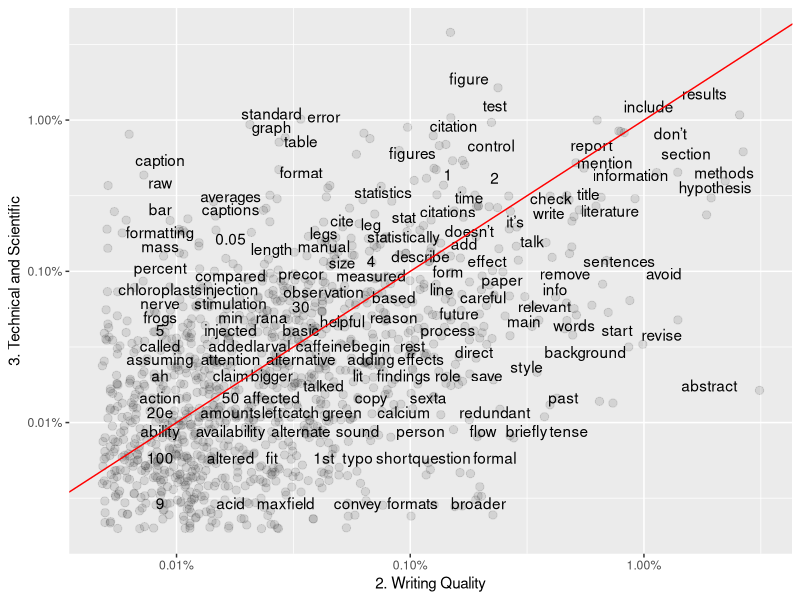
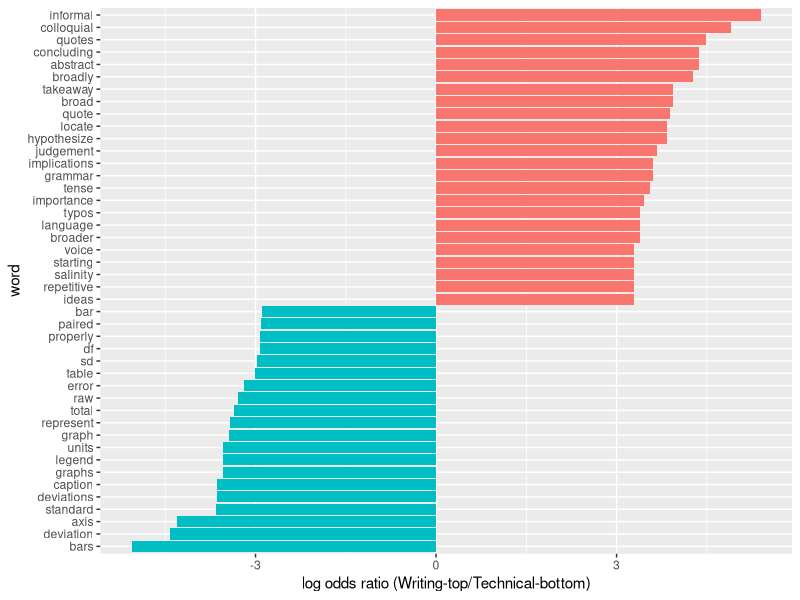
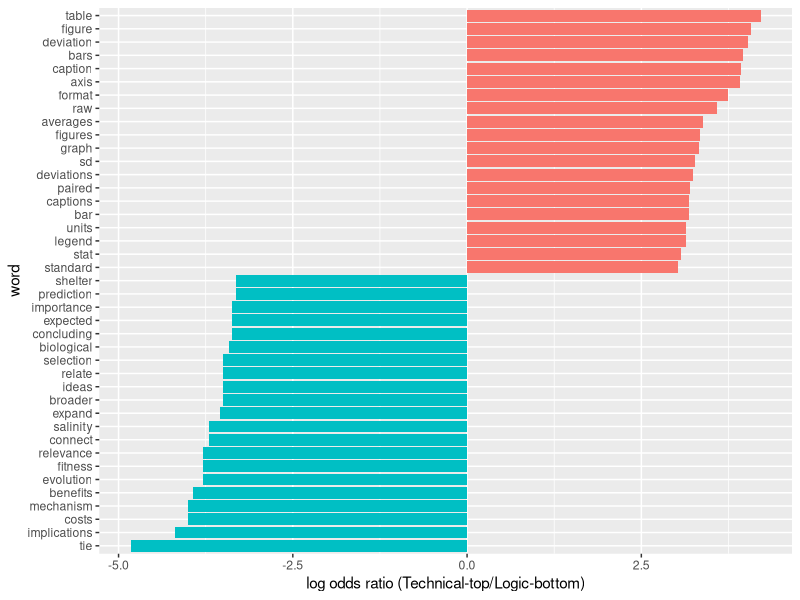
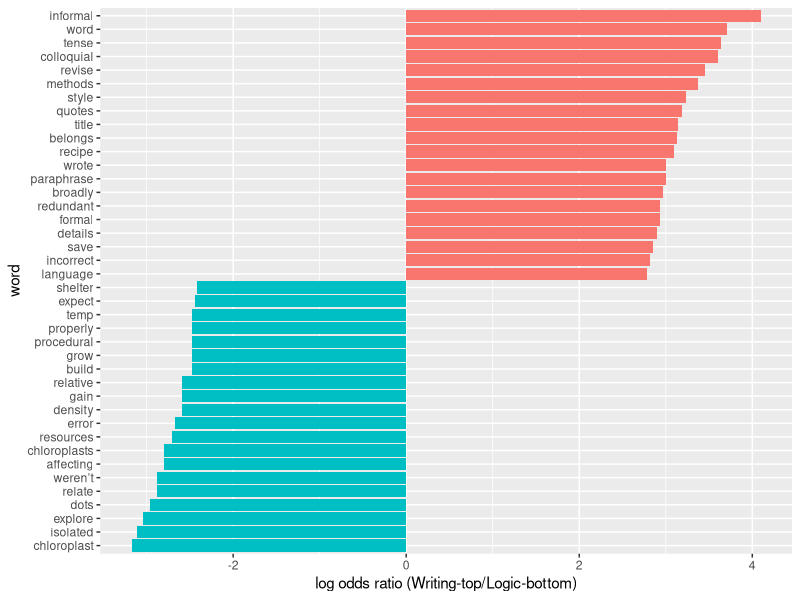
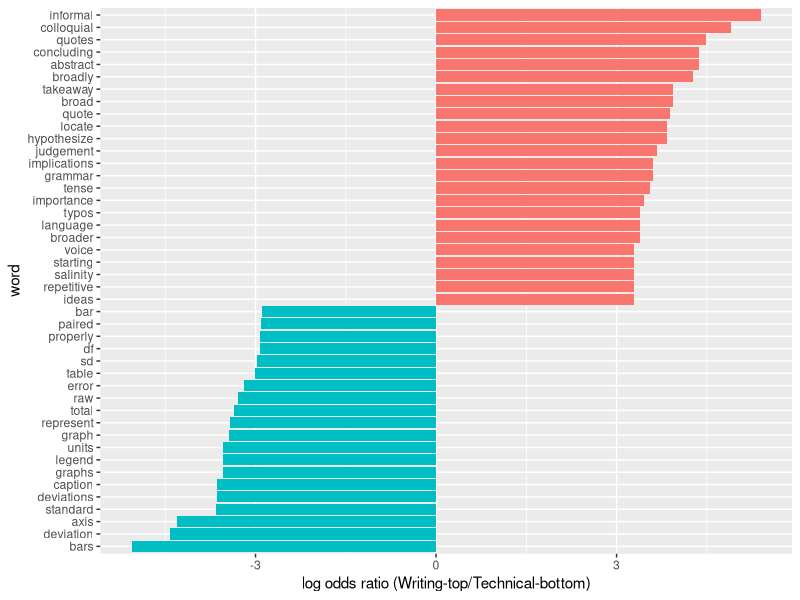
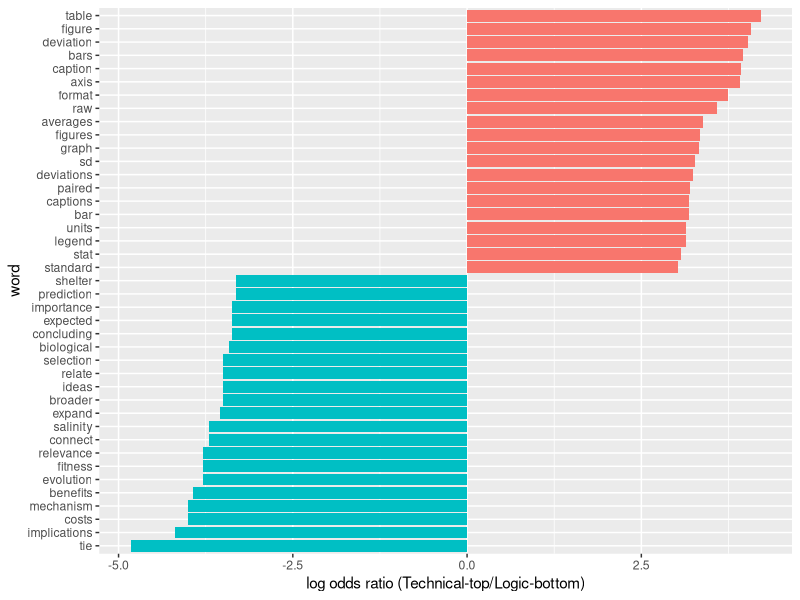
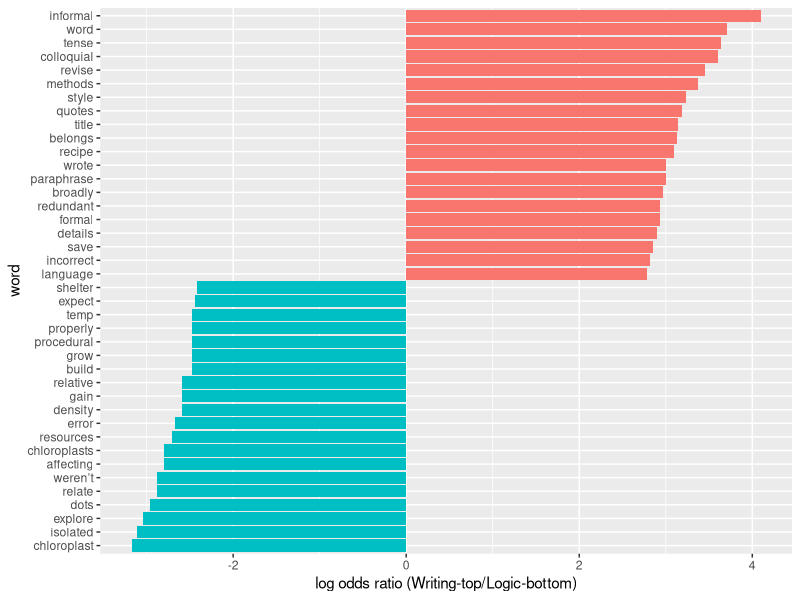

Reproduce these figures in R, in order.
## ---- chunk 1
knitr::opts_chunk$set(echo = TRUE)
## ---- chunk 2
library(tidyverse)
library(tidytext)
library(dplyr)
library(tidyr)
library(ggplot2)
library(scales)
## ---- chunk 3
# Read CSV.
base_data <- read_csv(file='data/coded_full_comments_dataset_Spring18anon.csv')

# Isolate table rows to compare.
frequency_writing <- filter(base_data, code.subject=="3. Technical and Scientific"|code.subject=="2. Writing Quality"|code.subject=="4. Logic and Thinking")

#Reduce larger dataframe to just 3 required columns of data  
frequency_writing.subcolumns <- frequency_writing %>% select(1, 22:23)
## ---- chunk 4
# Tokenize phrases, remove stop words listed in standard reference file.
base_data_tokenized <- frequency_writing.subcolumns %>% 
  unnest_tokens(word,ta.comment) %>% 
  anti_join(stop_words)
## ---- chunk 5
#Create groups by code.subject, calculates proportional frequency in each group.
#Final step creates 5 columns: code.subject, n, word, total, frequency.
base_data_tokenized_sorted2 <- base_data_tokenized %>% 
  group_by(code.subject) %>%
  count(code.subject, word, sort=TRUE) %>% 
  left_join(base_data_tokenized %>% 
  group_by(code.subject) %>% 
  summarise(total = n())) %>%
  mutate(freq = n/total)
## ---- chunk 6
base_data_tokenized_sorted2b <- base_data_tokenized_sorted2 %>% 
  select(code.subject, word, freq) %>% 
  spread(code.subject, freq) %>%
  arrange(`2. Writing Quality`,`3. Technical and Scientific`)
## ---- chunk 7
ggplot(base_data_tokenized_sorted2b, aes(`2. Writing Quality`,`3. Technical and Scientific`)) +
  geom_jitter(alpha = 0.1, size = 2.5, width = 0.25, height = 0.25) +
  geom_text(aes(label = word), check_overlap = TRUE, vjust = 1.5) +
  scale_x_log10(labels = percent_format()) +
  scale_y_log10(labels = percent_format()) +
  geom_abline(color = "red")
## ---- chunk 8
word_ratios23 <- base_data_tokenized %>%
  count(word, code.subject) %>%
  group_by(word) %>%
  filter(sum(n) >= 10) %>%
  ungroup() %>%
  spread(code.subject, n, fill = 0) %>%
  mutate_if(is.numeric, funs((. + 1) / (sum(.) + 1))) %>%
  mutate(logratio = log(`2. Writing Quality`/`3. Technical and Scientific`)) %>%
  arrange(desc(logratio))
## ---- chunk 9
word_ratios23 %>% 
  arrange(abs(logratio))
## ---- chunk 10
word_ratios23 %>%
  group_by(logratio < 0) %>%
  top_n(20, abs(logratio)) %>%
  ungroup() %>%
  mutate(word = reorder(word, logratio)) %>%
  ggplot(aes(word, logratio, fill = logratio < 0)) +
  geom_col(show.legend = FALSE) +
  coord_flip() +
  ylab("log odds ratio (Writing-top/Technical-bottom)") +
  scale_fill_discrete(name = "", labels = c("2. Writing Quality", "3. Technical and Scientific"))
  ggsave("Logplot_2vs3.png", width = 6, height = 10)

## ---- chunk 11
word_ratios34 <- base_data_tokenized %>%
  count(word, code.subject) %>%
  group_by(word) %>%
  filter(sum(n) >= 10) %>%
  ungroup() %>%
  spread(code.subject, n, fill = 0) %>%
  mutate_if(is.numeric, funs((. + 1) / (sum(.) + 1))) %>%
  mutate(logratio = log(`3. Technical and Scientific`/`4. Logic and Thinking`)) %>%
  arrange(desc(logratio))
## ---- chunk 12
word_ratios34 %>% 
  arrange(abs(logratio))
## ---- chunk 13
word_ratios34 %>%
  group_by(logratio < 0) %>%
  top_n(20, abs(logratio)) %>%
  ungroup() %>%
  mutate(word = reorder(word, logratio)) %>%
  ggplot(aes(word, logratio, fill = logratio < 0)) +
  geom_col(show.legend = FALSE) +
  coord_flip() +
  ylab("log odds ratio (Technical-top/Logic-bottom)") +
  scale_fill_discrete(name = "", labels = c("3. Technical and Scientific","4. Logic and Thinking"))
  ggsave("Logplot_3vs4.png", width = 6, height = 10)

## ---- chunk 14
word_ratios24 <- base_data_tokenized %>%
  count(word, code.subject) %>%
  group_by(word) %>%
  filter(sum(n) >= 10) %>%
  ungroup() %>%
  spread(code.subject, n, fill = 0) %>%
  mutate_if(is.numeric, funs((. + 1) / (sum(.) + 1))) %>%
  mutate(logratio = log(`2. Writing Quality`/`4. Logic and Thinking`)) %>%
  arrange(desc(logratio))
## ---- chunk 15
word_ratios24 %>% 
  arrange(abs(logratio))
## ---- chunk 16
word_ratios24 %>%
  group_by(logratio < 0) %>%
  top_n(20, abs(logratio)) %>%
  ungroup() %>%
  mutate(word = reorder(word, logratio)) %>%
  ggplot(aes(word, logratio, fill = logratio < 0)) +
  geom_col(show.legend = FALSE) +
  coord_flip() +
  ylab("log odds ratio (Writing-top/Logic-bottom)") +
  scale_fill_discrete(name = "", labels = c("2. Writing Quality", "4. Logic and Thinking"))
  ggsave("Logplot_2vs4.png", width = 6, height = 10)
